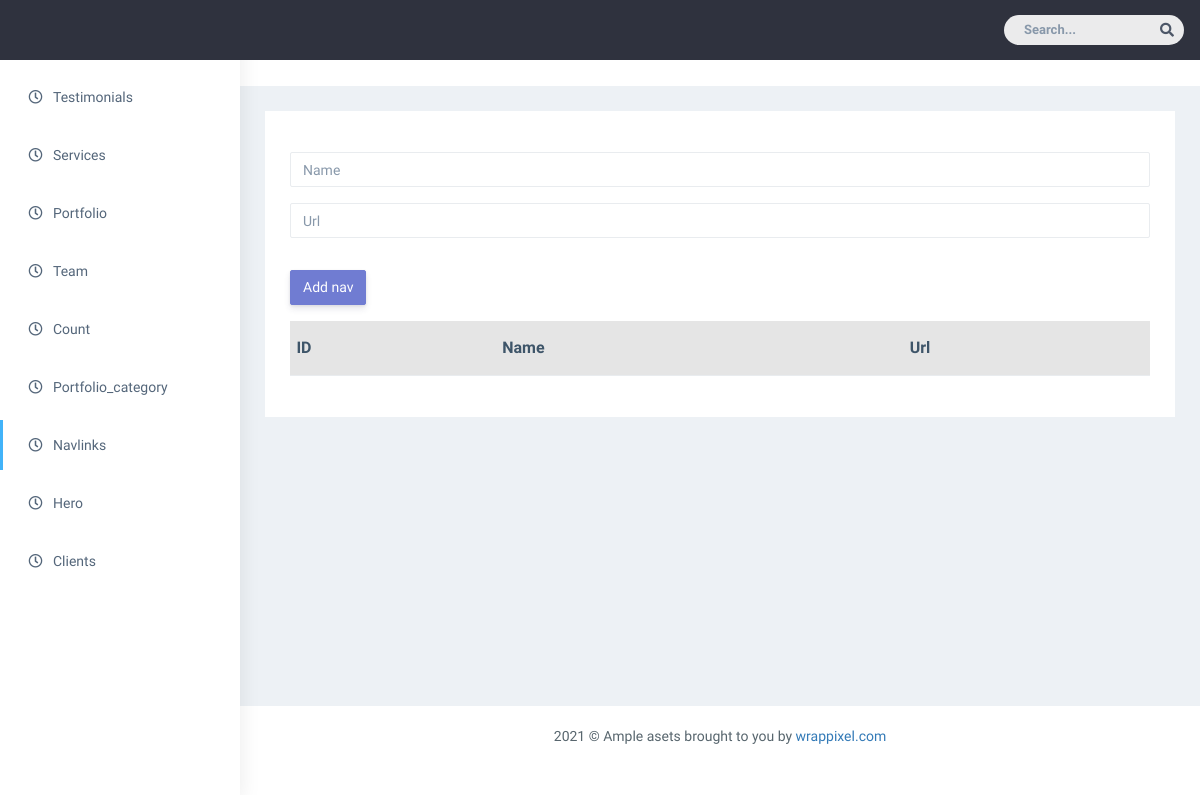
The page /admin/Navlinks on the database as committed earlier.
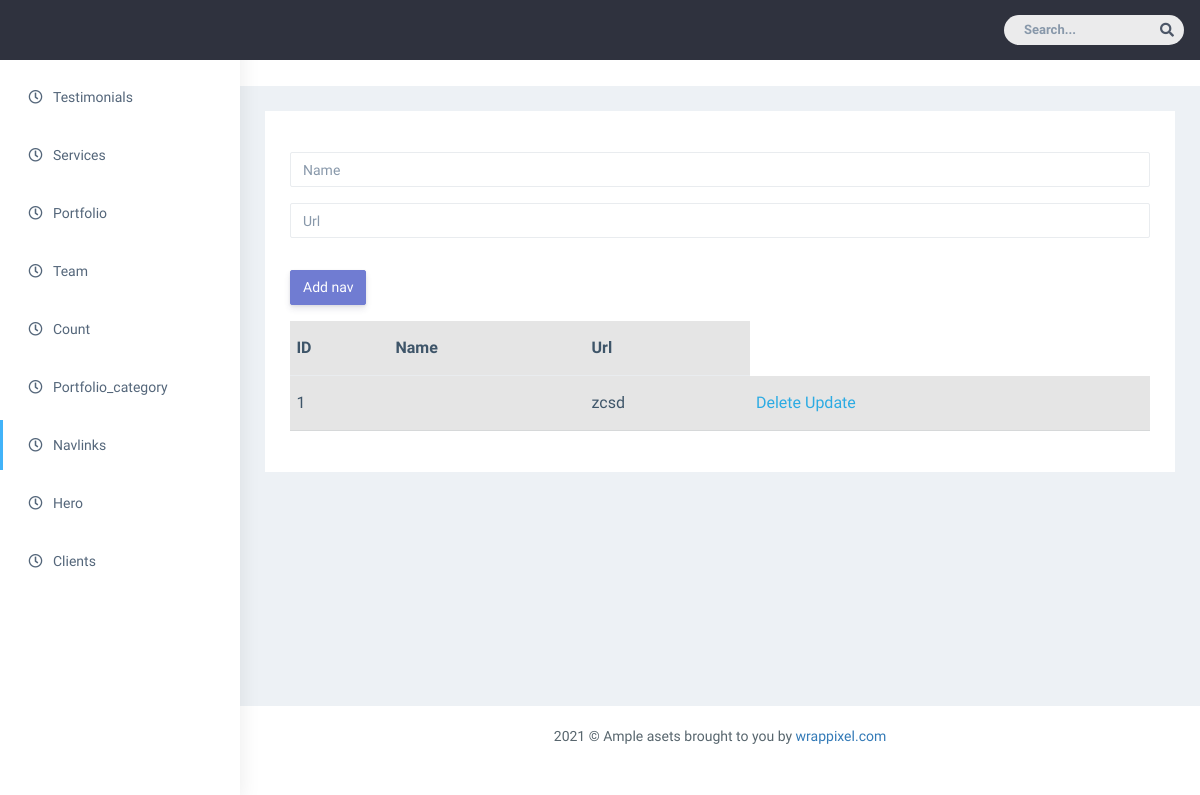
The same page on the database as committed later.
### models.py (models this page shows)
class Navlinks(db.Model):
    id =db.Column(db.Integer, primary_key=True, autoincrement=True)
    name=db.Column(db.String(200))
    url=db.Column(db.String(200))

### admin/routes.py (the view, shortened to what this page needs)
@app.route("/admin/Navlinks",methods=["GET","POST"])
def add_nav():
    from models import db,Navlinks
    nav=Navlinks.query.all()
    navlinkForm=NavlinkForm()
    return render_template("admin/Navlinks.html",navlinkForm=navlinkForm,nav=nav)

### admin/forms.py
class NavlinkForm(FlaskForm):
    name=StringField("name")
    url=StringField("url")
    submit=SubmitField('Add Nav')

### templates/admin/Navlinks.html
{% extends 'admin/base.html' %}
{% block content %}
<form action="/admin/Navlinks" method="POST" enctype="multipart/form-data">
    {{navlinkForm.name(class_="form-control my-3", placeholder="Name")}}
    {{navlinkForm.url(class_="form-control my-3", placeholder="Url")}}
    {{navlinkForm.submit(class_="btn btn-primary my-3",value="Add nav")}}
</form>
    <table class="table table-active">
        <thead>
            <tr>
                <th scope="col">ID</th>
                <th scope="col">Name</th>
                <th scope="col">Url</th>
            </tr>
        </thead>
        <tbody>
            {% for n in nav %}
            <tr>
                <td>{{n.id}}</td>
                <td>{{n.name}}</td>
                <td>{{n.url}}</td>
                <td>
                    <a href="/admin/Navlinks/delete/{{n.id}}">Delete</a>
                    <a href="/admin/Navlinks/update/{{n.id}}">Update</a>
                </td>
            </tr>
            {% endfor %}
        </tbody>
    </table>
{% endblock  %}

Rows that differ between the two databases and show on the page:
added Navlinks: id "1", url "zcsd"
